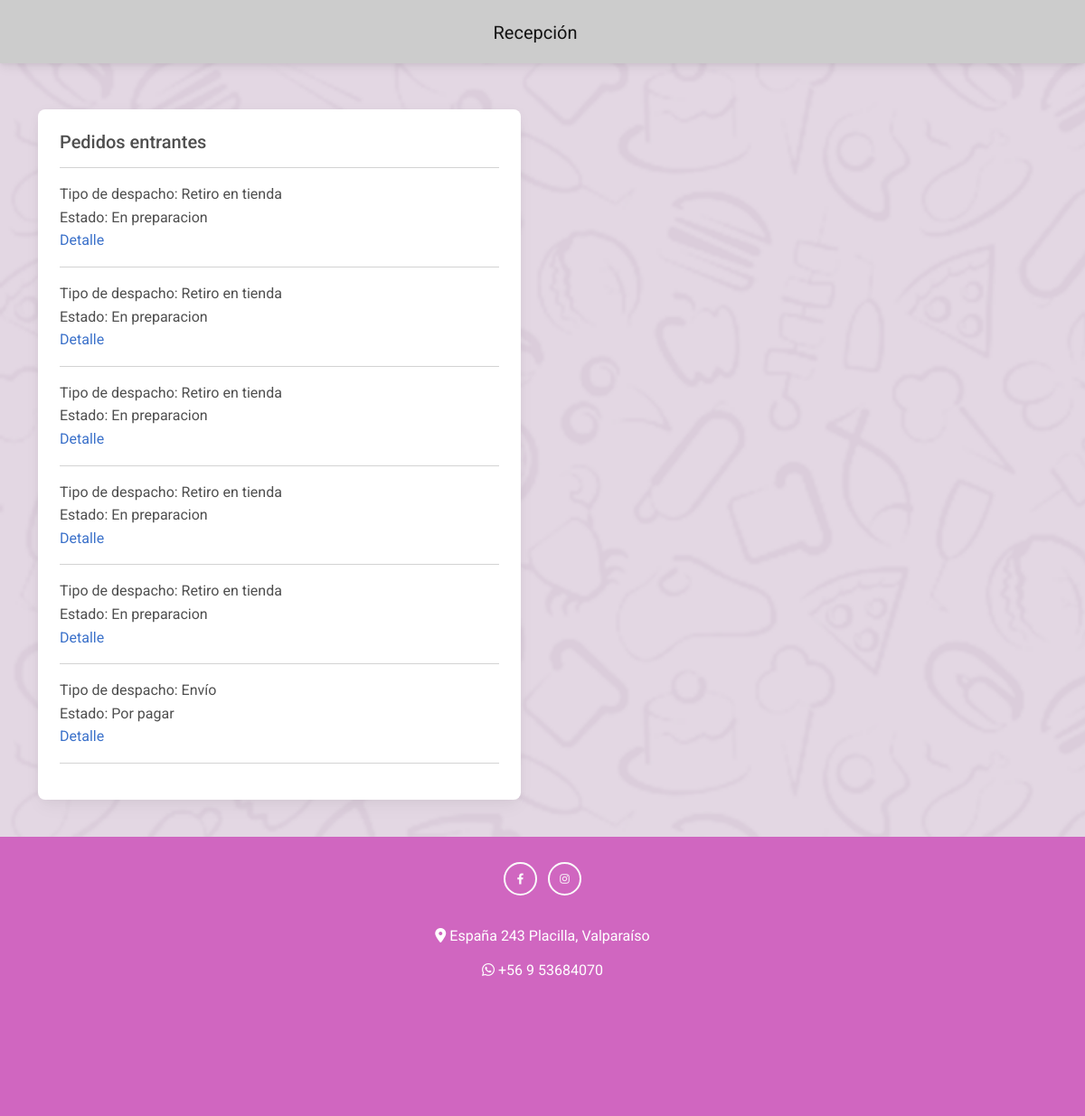
Page /detalle-pedido/20230629013633 on the earlier database version.
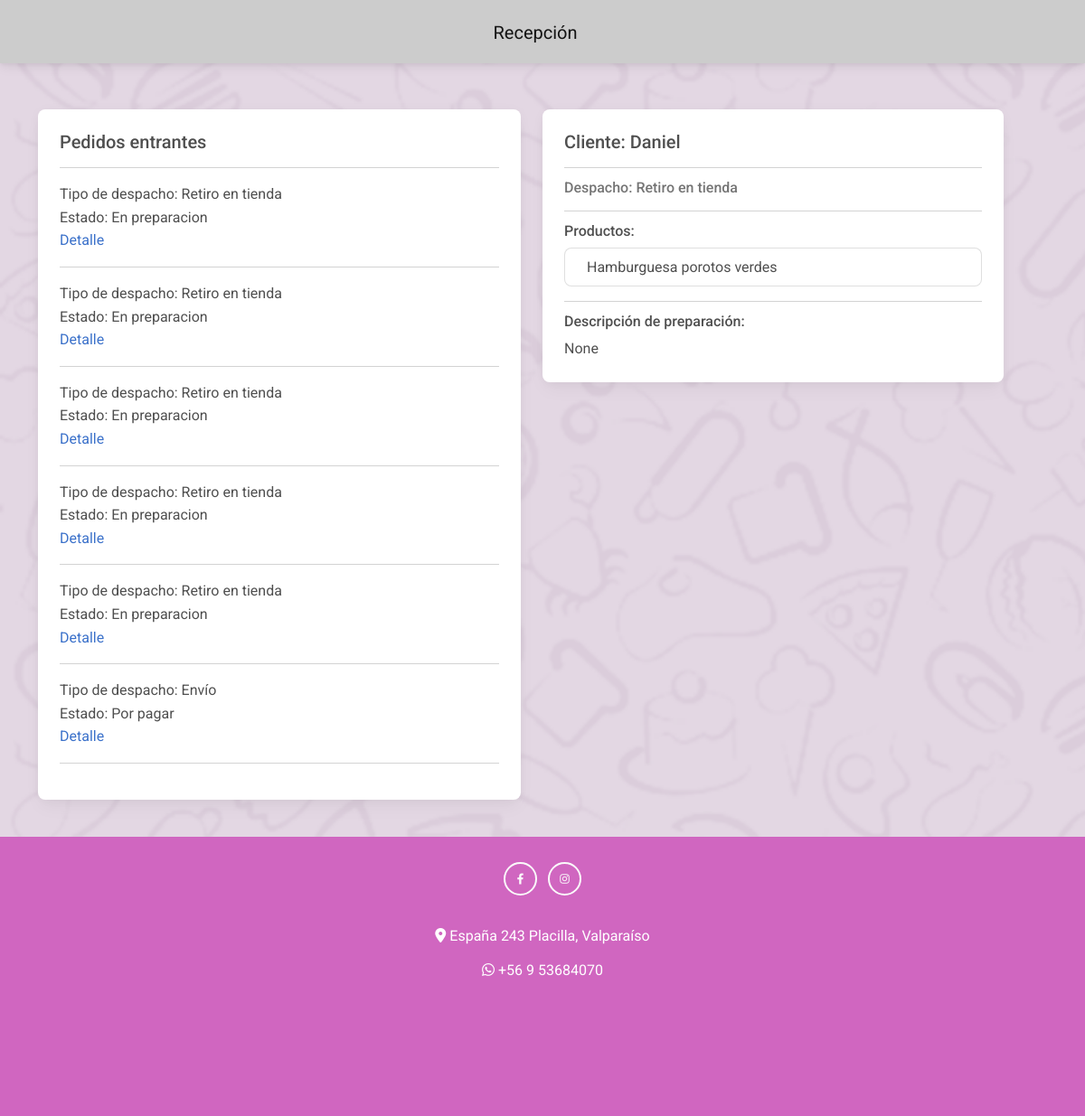
Same page on the later database version.
### core/models.py (models this page shows, shortened)
class ORDEN_PEDIDO(models.Model):
    id =  models.IntegerField( primary_key=True )
    fecha = models.DateTimeField( auto_now_add=True )
    nombre_cliente = models.CharField( max_length=100 )
    ubicacion = models.CharField( max_length=100 )
    tipo_pago =  models.ForeignKey( TIPO_PAGO,on_delete=models.CASCADE )
    tipo_despacho = models.ForeignKey( TIPO_DESPACHO,on_delete=models.CASCADE )
    descripcion = models.CharField(max_length=500,null=True)
    status = models.ForeignKey( STATUS,on_delete=models.CASCADE )

class TIPO_DESPACHO(models.Model):
    id = models.CharField(max_length=6 ,primary_key=True )
    Tnombre =  models.CharField(max_length=50 ,verbose_name='nombre')

class STATUS(models.Model):
    id = models.IntegerField( primary_key=True )
    tipo_estado =  models.CharField( max_length=50 )

class PRODUCTO_ORDEN(models.Model):
    id_orden = models.ForeignKey( ORDEN_PEDIDO,on_delete=models.CASCADE )
    id_producto = models.ForeignKey(PRODUCTO,on_delete=models.CASCADE)

class PRODUCTO(models.Model):
    Barcode = models.CharField(max_length=50 ,primary_key=True ,verbose_name='Barcode')
    nombre =  models.CharField(max_length=50 ,verbose_name='nombre')
    slug = AutoSlugField(populate_from='nombre')
    precio = models.IntegerField(verbose_name='precio')
    stock = models.IntegerField(verbose_name='stock')
    imgurl = models.CharField(max_length=600,verbose_name='url_img')
    descripcion = models.TextField(max_length=600,verbose_name='descripcion',null=True)
    is_activo = models.BooleanField(default=True)
    destacado = models.BooleanField(default=False)
    categoria = models.ForeignKey(CATEGORIA,on_delete=models.CASCADE)

### core/views.py (the view)
# urls.py: path("detalle-pedido/<num>", detalleOrder, name="detalleOrder"),
def detalleOrder(request,num):
    ordenes = ORDEN_PEDIDO.objects.exclude(status = 1)
    detalle = PRODUCTO_ORDEN.objects.filter(id_orden= num)
    context = {
        'orders': ordenes,
        'detalle':detalle
    }
    return render(request,'core/Crud/Vendedor/detallePedido.html',context)

### core/context_processor.py (called while the page is built)
def importe_total_carro(request):
    total=0
    if 'carro' in request.session:
        for key, value in request.session["carro"].items():
            total += int(value["acumulado"])
    return {'importe_total_carro':total}

def counter(request):
    cart_count = 0
    if 'carro' in request.session:
        for key, value in request.session["carro"].items():
            cart_count +=  int(value["cantidad"])
    return dict(cart_count=cart_count)

### core/templates/core/Crud/Vendedor/detallePedido.html
{% extends 'core/Crud/Vendedor/VenView.html' %}
{% load static %}
{% block content %}
<div class="row">
    <div class="col-md-12">
        {% for i in detalle %}
        <div class="card mb-3">
            <div class="card-body">
                <h5 class="card-title">Cliente: {{ i.id_orden.nombre_cliente }}</h5>
                <hr>
                <h6 class="card-subtitle mb-2 text-muted">Despacho: {{ i.id_orden.tipo_despacho.Tnombre }}</h6>
                <hr>
                <h6 class="card-subtitle mb-2">Productos:</h6>
                <ul class="list-group">
                    <li class="list-group-item">{{ i.id_producto.nombre }}</li>
                </ul>
                <hr>
                <h6 class="card-subtitle mb-2">Descripción de preparación:</h6>
                <p class="card-text">{{ i.id_orden.descripcion }}</p>
            </div>
        </div>
        {% endfor %}
    </div>
</div>
{% endblock %}

### core/templates/core/Crud/Vendedor/VenView.html (shortened to what this page needs)
<!DOCTYPE html>
<html lang="en">
{% load static %}
<head>
    <link rel="stylesheet" href="{% static 'core/css/styles.css' %}">
    <link href="https://cdnjs.cloudflare.com/ajax/libs/font-awesome/6.0.0/css/all.min.css" rel="stylesheet" />
    <link href="https://cdnjs.cloudflare.com/ajax/libs/mdb-ui-kit/6.2.0/mdb.min.css" rel="stylesheet" />
</head>
<header>
    <nav class="navbar">
        <div class="container d-flex justify-content-center">
            <a class="navbar-brand" href="#">Recepción</a>
        </div>
    </nav>
</header>
<br>
<br>
<body>
    <div class="container">
        <div class="row">
            <div class="col-md-6">
                <div class="card">
                    <div class="card-body">
                        <h5 class="card-title">Pedidos entrantes</h5>
                        <hr>
                        {% for i in orders %}
                        <div class="card-text">
                            <label for="">Tipo de despacho: {{ i.tipo_despacho.Tnombre }}</label>
                            <br>
                            <label for="">Estado: {{ i.status.tipo_estado }}</label>
                            <br>
                            <a href="{% url 'detalleOrder' i.id %}">Detalle</a>
                            <hr>
                        </div>
                        {% endfor %}
                    </div>
                </div>
            </div>
            <div class="col-md-6">
                {% block content %}
                {% endblock %}
            </div>
        </div>
    </div>
<br>
    <footer class="footer text-center text-white mt-3">
        <div class="container p-4 pb-0">
            <div class="mb-4">
                <a class="btn btn-outline-light btn-floating m-1" href="#!" target="_blank" role="button"><i
                        class="fab fa-facebook-f"></i></a>
                <a class="btn btn-outline-light btn-floating m-1" href="https://www.instagram.com/caprichosas_cafe/"
                    target="_blank" role="button"><i class="fab fa-instagram"></i></a>
            </div>
        </div>
        <div class="text-center p-1">
            <i class="fas fa-location-dot"></i> España 243 Placilla, Valparaíso
        </div>
        <div class="wanumber text-center p-2">
            <i class="fab fa-whatsapp"></i> +56 9 53684070
        </div>
    </footer>
</body>
</html>

Differences in the rows shown:
added PRODUCTO_ORDEN: id_orden.nombre_cliente "Daniel", id_orden.tipo_despacho.Tnombre "Retiro en tienda", id_producto.nombre "Hamburguesa porotos verdes", id_orden.descripcion "None"
